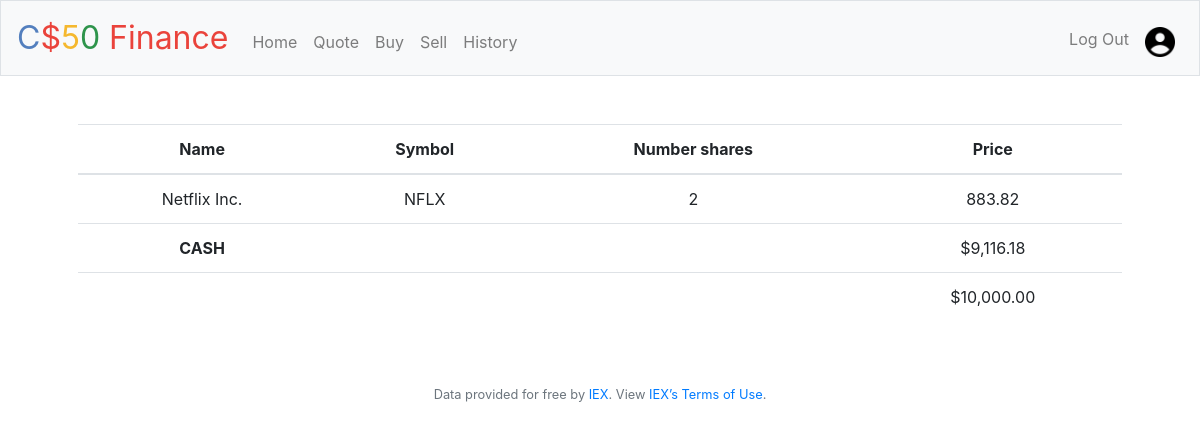
The page / (signed in) on the database its author committed.
### tables this page shows
CREATE TABLE inventary(user_id INTEGER ,share_name TEXT NOT NULL,share_symbol TEXT NOT NULL,number_shares INTEGER,share_price REAL,FOREIGN KEY (user_id) REFERENCES users(id));

### application.py (the view)
@app.route("/")
@login_required
def index():
    date=datetime.datetime.now()
    print(date)
    inventary=db.execute("SELECT *FROM inventary WHERE user_id =?",session["user_id"])
    users=db.execute("SELECT *FROM users WHERE id=?",session["user_id"])
    totalShares=db.execute("SELECT SUM(share_price) FROM inventary WHERE user_id=?",session["user_id"])
    if not inventary:
       return render_template("principal.html",cash=usd(users[0]["cash"]),date=date)
    if totalShares[0]["SUM(share_price)"]!=None:
       total=users[0]["cash"]+totalShares[0]["SUM(share_price)"]
       return render_template("principal.html",inventary=inventary,cash=usd(users[0]["cash"]),total=usd(total),date=date)
    return apology("Erro")

### application.py (called while the page is built)
@app.after_request
def after_request(response):
    response.headers["Cache-Control"] = "no-cache, no-store, must-revalidate"
    response.headers["Expires"] = 0
    response.headers["Pragma"] = "no-cache"
    return response

### helpers.py (called while the page is built)
def login_required(f):
    @wraps(f)
    def decorated_function(*args, **kwargs):
        if session.get("user_id") is None:
            return redirect("/login")
        return f(*args, **kwargs)
    return decorated_function

def usd(value):
    return f"${value:,.2f}"

### templates/principal.html (shortened to what this page needs)
{% extends "layout.html" %}
{% block main %}
    <table class="table">
  <thead>
    <tr>
      <th scope="col">Name</th>
      <th scope="col">Symbol</th>
      <th scope="col">Number shares</th>
      <th scope="col">Price</th>
    </tr>
  </thead>
  <tbody>
    {%for item in inventary%}
    <tr>
      <td>{{item.share_name}}</td>
      <td>{{item.share_symbol}}</td>
      <td>{{item.number_shares}}</td>
      <td>{{item.share_price}}</td>
    </tr>
    {%endfor%}
    <tr>
      <th>CASH</th>
      <td></td>
      <td></td>
      <td>{{cash}}</td>
    </tr>
    <tr>
      <th></th></th>
      <td></td>
      <td></td>
      <td>{{total}}</td>
    </tr>
  </tbody>
</table>
{% endblock %}

### rows shown on the page
inventary: share_name "Netflix Inc.", share_symbol "NFLX", number_shares "2", share_price "883.82"

### other values the page prints
{{ cash }} "$9,116.18"
{{ total }} "$10,000.00"
